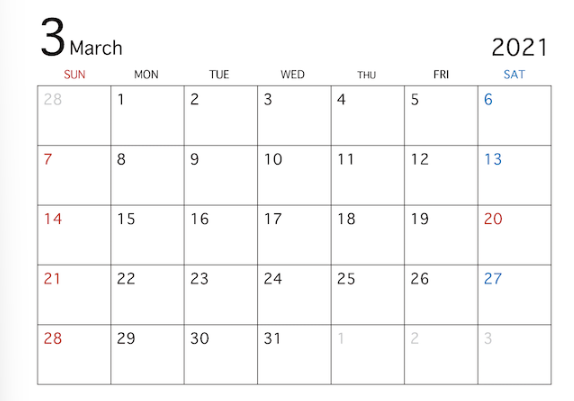
#> input picture chapter3/liner.png, 574 x 401 px, found by its file name
$ python 3-3.py
#> lines starting #> are read from the running program, lines starting #| are printed output that depends on the picture; after the words box and inside, x2 and y2 are one past the last pixel; in counts of white or black regions, pixels touching at a corner belong together
import cv2
import numpy as np

path = 'chapter3\liner.png'
img = cv2.imread(path)
#> img is the input picture: shape (401, 574, 3); mean B, G, R 249.3, 249.3, 249.5

gray = cv2.cvtColor(img, cv2.COLOR_BGR2GRAY)
# 画像のビットを反転させる
reverse = cv2.bitwise_not(gray)
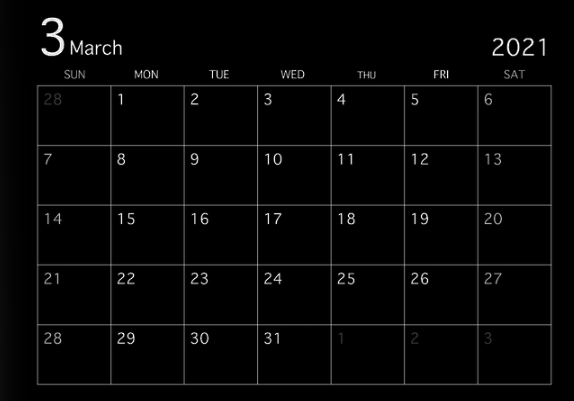
#> reverse: shape (401, 574); min 0, max 255, mean 5.7
# 直線の検出
lines = cv2.HoughLinesP(reverse,
                        1,
                        np.pi/180,
                        100,
                        minLineLength=100,
                        maxLineGap=10)
#> lines = 98 rows, first 6: [0, 382, 553, 382], [0, 322, 553, 322], [0, 326, 553, 326], [0, 324, 553, 324], [36, 84, 551, 84], [0, 203, 553, 203]
# print(lines)

for line in lines:
    print(line)
    x1, y1, x2, y2 = line[0]

    line_img = cv2.line(img,
             (x1, y1),
             (x2, y2),
             (0, 255, 0),
             3)
#> this loop made 98 passes
#> (x1, y1, x2, y2) on passes 1 to 12: (0, 382, 553, 382), (0, 322, 553, 322), (0, 326, 553, 326), (0, 324, 553, 324), (36, 84, 551, 84), (0, 203, 553, 203), (0, 266, 553, 266), (0, 202, 553, 202), (0, 264, 553, 264), (0, 325, 553, 325), (0, 85, 553, 85), (0, 385, 552, 385)
#| [[  0 382 553 382]]
#| [[  0 322 553 322]]
#| [[  0 326 553 326]]
#| [[  0 324 553 324]]
#| [[ 36  84 551  84]]
#| [[  0 203 553 203]]
#| [[  0 266 553 266]]
#| [[  0 202 553 202]]
#> (further printed lines are left out)
#> pass 2, `line_img = cv2.line(img, (x1, y1), (x2, y2), (0, 255, 0), 3)`:
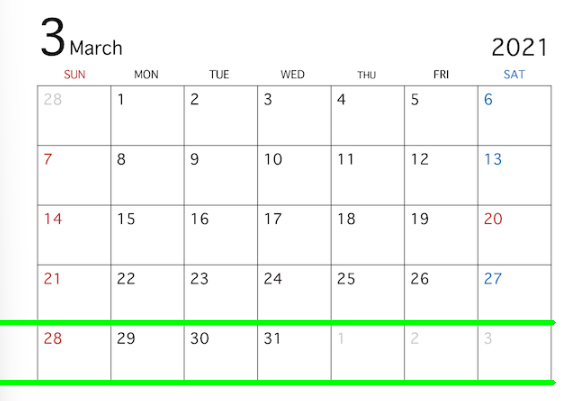
#> line_img: shape (401, 574, 3); mean B, G, R 243.7, 249.8, 243.8
#> pass 3, `line_img = cv2.line(img, (x1, y1), (x2, y2), (0, 255, 0), 3)`:
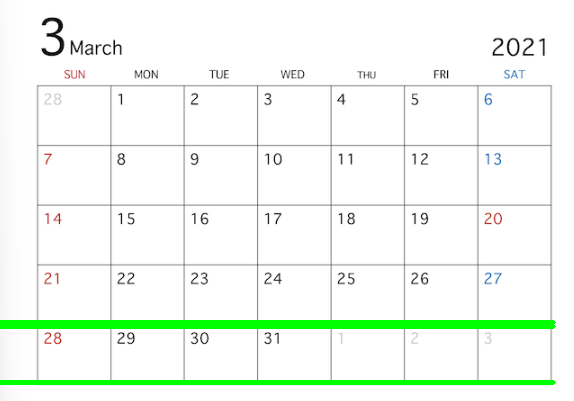
#> line_img: shape (401, 574, 3); 0.96% of pixels changed, all inside (x1, y1, x2, y2) = (0, 325, 556, 329)
#> after the loop:
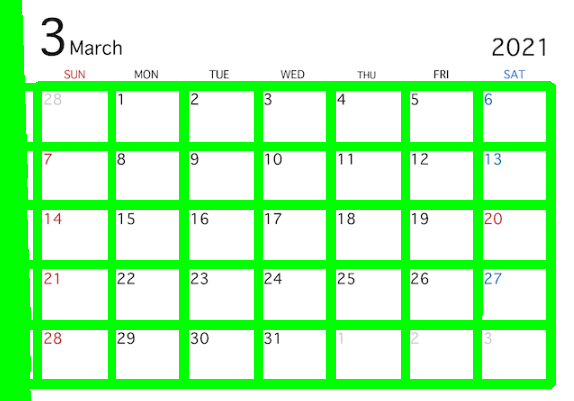
#> img: shape (401, 574, 3); mean B, G, R 185.8, 252.5, 185.9

cv2.imwrite('chapter3\liner_result.png', line_img)

$ run again, with chapter3/sample.png copied over chapter3/liner.png
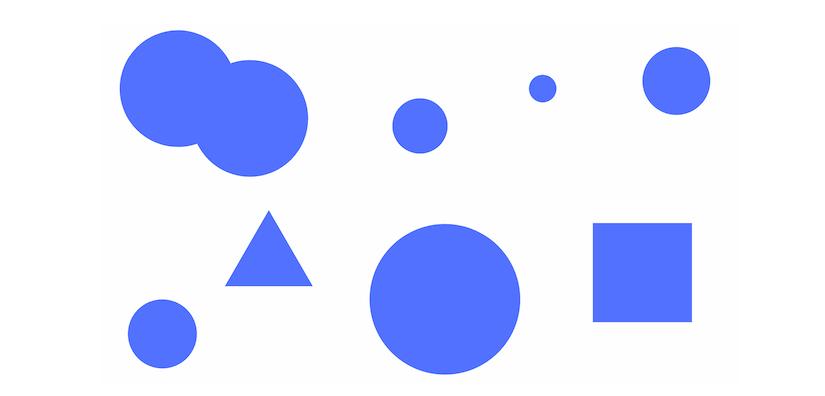
#> input picture chapter3/sample.png, 825 x 396 px, found by its file name
#> img is the input picture: shape (396, 825, 3); mean B, G, R 254.5, 228.2, 222.4
#> `reverse = cv2.bitwise_not(gray)`:
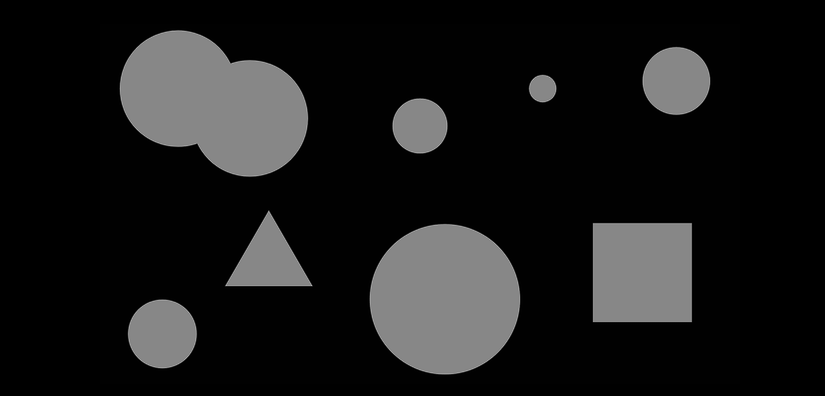
#> reverse: shape (396, 825); min 0, max 183, mean 25.5
#> lines = 403 rows, first 6: [100, 37, 739, 309], [100, 379, 739, 40], [100, 35, 739, 268], [100, 100, 739, 358], [100, 131, 739, 376], [100, 255, 736, 24]
#> the loop `for line in lines:` made 403 passes
#> (printed output is left out)
#> after the loop `for line in lines:`:
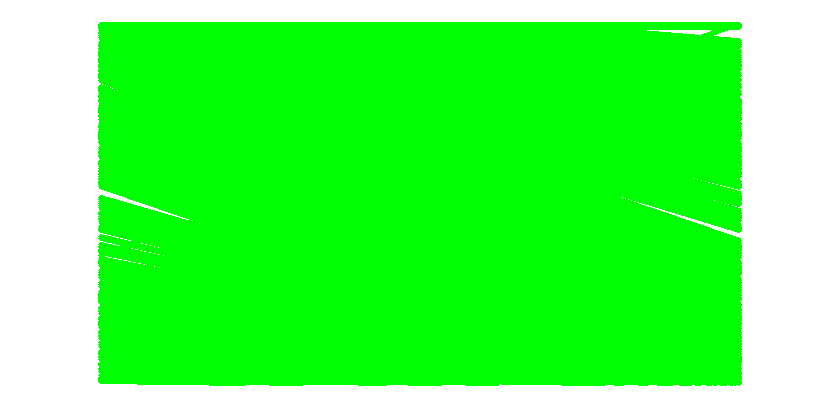
#> img: shape (396, 825, 3); mean B, G, R 73.5, 255, 73.5
